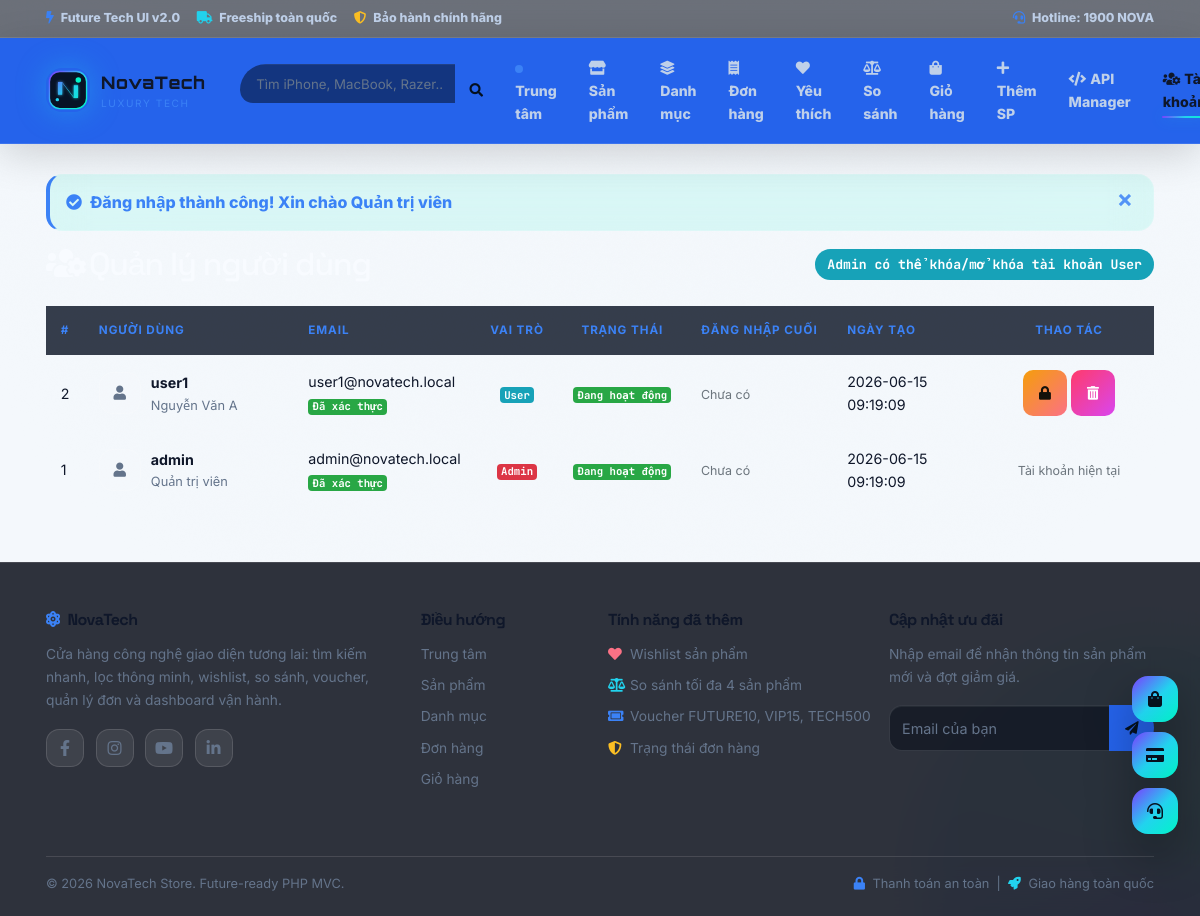
The app's page /index.php?url=account/manage (signed in) with its own data.
### tables this page shows
CREATE TABLE IF NOT EXISTS account (
    id INT AUTO_INCREMENT PRIMARY KEY,
    username VARCHAR(255) NOT NULL UNIQUE,
    email VARCHAR(255) NULL,
    password VARCHAR(255) NOT NULL,
    fullname VARCHAR(255) NOT NULL,
    avatar VARCHAR(255) NULL,
    role ENUM('admin', 'user') DEFAULT 'user',
    is_active TINYINT(1) NOT NULL DEFAULT 1,
    email_verified_at DATETIME NULL,
    email_verification_token VARCHAR(64) NULL,
    password_reset_token VARCHAR(64) NULL,
    password_reset_expires DATETIME NULL,
    remember_token_hash VARCHAR(255) NULL,
    last_login_at DATETIME NULL,
    failed_login_attempts INT NOT NULL DEFAULT 0,
    locked_until DATETIME NULL,
    created_at DATETIME DEFAULT CURRENT_TIMESTAMP,
    updated_at DATETIME NULL,
    INDEX idx_account_email (email),
    INDEX idx_account_reset_token (password_reset_token),
    INDEX idx_account_verify_token (email_verification_token)
);

### app/controllers/AccountController.php (called while the page is built, shortened)
<?php
require_once BASE_PATH . '/app/models/AccountModel.php';
class AccountController {
    private $accountModel;
    public function __construct() {
        $this->accountModel = new AccountModel();
    }
    public function manage() {
        $accounts = $this->accountModel->getAllAccounts();
        include BASE_PATH . '/app/views/account/manage.php';
    }
}

### app/config/database.php (called while the page is built)
<?php
class Database {
    private static $instance = null;
    private $conn;
    private $host = 'localhost';
    private $dbname = 'my_store';
    private $username = 'root';
    private $password = '';
    private function __construct() {
        try {
            $dsn = "mysql:host={$this->host};dbname={$this->dbname};charset=utf8mb4";
            $this->conn = new PDO($dsn, $this->username, $this->password);
            $this->conn->setAttribute(PDO::ATTR_ERRMODE, PDO::ERRMODE_EXCEPTION);
            $this->conn->setAttribute(PDO::ATTR_DEFAULT_FETCH_MODE, PDO::FETCH_ASSOC);
        } catch (PDOException $e) {
            die("Lỗi kết nối Database: " . $e->getMessage());
        }
    }
    public static function getInstance() {
        if (self::$instance === null) {
            self::$instance = new self();
        }
        return self::$instance;
    }
    public function getConnection() {
        return $this->conn;
    }
}

### app/models/AccountModel.php (called while the page is built, shortened)
<?php
class AccountModel {
    private $conn;
    public function __construct() {
        $this->conn = Database::getInstance()->getConnection();
        $this->ensureTable();
    }
    private function ensureTable() {
        try {
            $this->conn->query("SELECT 1 FROM account LIMIT 1");
        } catch (\PDOException $e) {
            $this->conn->exec("CREATE TABLE IF NOT EXISTS account (
                id INT AUTO_INCREMENT PRIMARY KEY,
                username VARCHAR(255) NOT NULL UNIQUE,
                email VARCHAR(255) NULL,
                password VARCHAR(255) NOT NULL,
                fullname VARCHAR(255) NOT NULL,
                avatar VARCHAR(255) NULL,
                role ENUM('admin', 'user') DEFAULT 'user',
                is_active TINYINT(1) NOT NULL DEFAULT 1,
                email_verified_at DATETIME NULL,
                email_verification_token VARCHAR(64) NULL,
                password_reset_token VARCHAR(64) NULL,
                password_reset_expires DATETIME NULL,
                remember_token_hash VARCHAR(255) NULL,
                last_login_at DATETIME NULL,
                created_at DATETIME DEFAULT CURRENT_TIMESTAMP,
                updated_at DATETIME NULL,
                INDEX idx_account_email (email),
                INDEX idx_account_reset_token (password_reset_token),
                INDEX idx_account_verify_token (email_verification_token)
            ) ENGINE=InnoDB DEFAULT CHARSET=utf8mb4 COLLATE=utf8mb4_unicode_ci");
        }
    }
    private function columnExists($column) {
        try {
            $driver = $this->conn->getAttribute(PDO::ATTR_DRIVER_NAME);
            $stmt = $this->conn->prepare("SHOW COLUMNS FROM account LIKE :column");
            $stmt->execute([':column' => $column]);
            return (bool)$stmt->fetch(PDO::FETCH_ASSOC);
        } catch (Exception $e) { return true; }
    }
    private function ensureDefaultAccounts() {
        $this->conn->exec("UPDATE account SET email = 'admin@novatech.local', email_verified_at = COALESCE(email_verified_at, CURRENT_TIMESTAMP) WHERE username = 'admin' AND (email IS NULL OR email = '')");
        $this->conn->exec("UPDATE account SET email = 'user1@novatech.local', email_verified_at = COALESCE(email_verified_at, CURRENT_TIMESTAMP) WHERE username = 'user1' AND (email IS NULL OR email = '')");
    }
    public function getAllAccounts() {
        $stmt = $this->conn->prepare("SELECT id, username, email, fullname, avatar, role, is_active, email_verified_at, last_login_at, created_at FROM account ORDER BY id DESC");
        $stmt->execute();
        return $stmt->fetchAll(PDO::FETCH_ASSOC);
    }
}

### app/views/account/manage.php (the view, shortened to what this page needs)
<?php include BASE_PATH . '/app/views/shares/header.php'; ?>
<div class="d-flex justify-content-between align-items-center mb-4 flex-wrap gap-2">
    <h2 class="section-title mb-0"><i class="fas fa-users-cog mr-1"></i>Quản lý người dùng</h2>
    <span class="badge badge-info" style="font-size:.82rem;padding:9px 12px;border-radius:999px">Admin có thể khóa/mở khóa tài khoản User</span>
</div>
<?php if (empty($accounts)): ?>
<div class="empty-state">
    <i class="fas fa-users"></i>
    <h4>Chưa có tài khoản nào</h4>
</div>
<?php else: ?>
<div class="table-responsive">
    <table class="table">
        <thead>
            <tr>
                <th>#</th>
                <th>Người dùng</th>
                <th>Email</th>
                <th class="text-center">Vai trò</th>
                <th class="text-center">Trạng thái</th>
                <th>Đăng nhập cuối</th>
                <th>Ngày tạo</th>
                <th class="text-center" style="width:170px">Thao tác</th>
            </tr>
        </thead>
        <tbody>
        <?php foreach ($accounts as $acc): ?>
            <?php
                $avatar = !empty($acc['avatar']) && file_exists(BASE_PATH . '/' . $acc['avatar']) ? $acc['avatar'] : '';
                $isActive = (int)($acc['is_active'] ?? 1) === 1;
                $isSelf = (int)$acc['id'] === (int)($_SESSION['user_id'] ?? 0);
                $canManage = $acc['role'] !== 'admin' && !$isSelf;
            ?>
            <tr>
                <td><?= (int) $acc['id'] ?></td>
                <td>
                    <div class="d-flex align-items-center" style="gap:10px;min-width:180px">
                        <div style="width:42px;height:42px;border-radius:14px;overflow:hidden;background:rgba(255,255,255,.08);display:flex;align-items:center;justify-content:center;border:1px solid var(--line)">
                            <?php if ($avatar): ?><img src="<?= e($avatar) ?>" alt="Avatar" style="width:100%;height:100%;object-fit:cover"><?php else: ?><i class="fas fa-user" style="color:var(--muted)"></i><?php endif; ?>
                        </div>
                        <div>
                            <strong><?= e($acc['username']) ?></strong>
                            <div style="font-size:.8rem;color:var(--muted)"><?= e($acc['fullname']) ?></div>
                        </div>
                    </div>
                </td>
                <td>
                    <?= e($acc['email'] ?? '') ?: '<span class="text-muted small">Chưa có</span>' ?>
                    <div>
                        <?php if (!empty($acc['email'])): ?>
                            <span class="badge <?= !empty($acc['email_verified_at']) ? 'badge-success' : 'badge-warning' ?>"><?= !empty($acc['email_verified_at']) ? 'Đã xác thực' : 'Chưa xác thực' ?></span>
                        <?php endif; ?>
                    </div>
                </td>
                <td class="text-center">
                    <?php if ($acc['role'] === 'admin'): ?>
                        <span class="badge badge-danger">Admin</span>
                    <?php else: ?>
                        <span class="badge badge-info">User</span>
                    <?php endif; ?>
                </td>
                <td class="text-center">
                    <span class="badge <?= $isActive ? 'badge-success' : 'badge-secondary' ?>"><?= $isActive ? 'Đang hoạt động' : 'Đã khóa' ?></span>
                </td>
                <td><?= e($acc['last_login_at'] ?? '') ?: '<span class="text-muted small">Chưa có</span>' ?></td>
                <td><?= e($acc['created_at'] ?? '') ?></td>
                <td class="text-center">
                    <?php if ($canManage): ?>
                        <form method="POST" action="index.php?url=account/toggleLock/<?= (int)$acc['id'] ?>" class="d-inline">
                            <button type="submit" class="btn btn-sm <?= $isActive ? 'btn-warning' : 'btn-success' ?>" style="border-radius:10px" onclick="event.preventDefault(); showConfirm('Xác nhận', '<?= $isActive ? 'Khóa' : 'Mở khóa' ?> tài khoản <?= e($acc['username']) ?>?', () => this.form.submit());" title="<?= $isActive ? 'Khóa' : 'Mở khóa' ?>">
                                <i class="fas <?= $isActive ? 'fa-lock' : 'fa-unlock' ?>"></i>
                            </button>
                        </form>
                        <form method="POST" action="index.php?url=account/delete/<?= (int)$acc['id'] ?>" class="d-inline">
                            <button type="submit" class="btn btn-sm btn-danger" style="border-radius:10px" onclick="event.preventDefault(); showConfirm('Xác nhận xóa', 'Xóa tài khoản <?= e($acc['username']) ?>?', () => this.form.submit());" title="Xóa"><i class="fas fa-trash-alt"></i></button>
                        </form>
                    <?php else: ?>
                        <span class="text-muted small"><?= $isSelf ? 'Tài khoản hiện tại' : '—' ?></span>
                    <?php endif; ?>
                </td>
            </tr>
        <?php endforeach; ?>
        </tbody>
    </table>
</div>
<?php endif; ?>
<?php include BASE_PATH . '/app/views/shares/footer.php'; ?>

### records on screen
account: id "2", username "user1", fullname "Nguyễn Văn A", email "user1@novatech.local", shows "Đã xác thực", role "User", is_active "Đang hoạt động", last_login_at "Chưa có", created_at "2026-06-15 09:19:09"
account: id "1", username "admin", fullname "Quản trị viên", email "admin@novatech.local", shows "Đã xác thực", role "Admin", is_active "Đang hoạt động", last_login_at "Chưa có", created_at "2026-06-15 09:19:09"

### other values on screen
$_SESSION['success'] "Đăng nhập thành công! Xin chào Quản trị viên"
